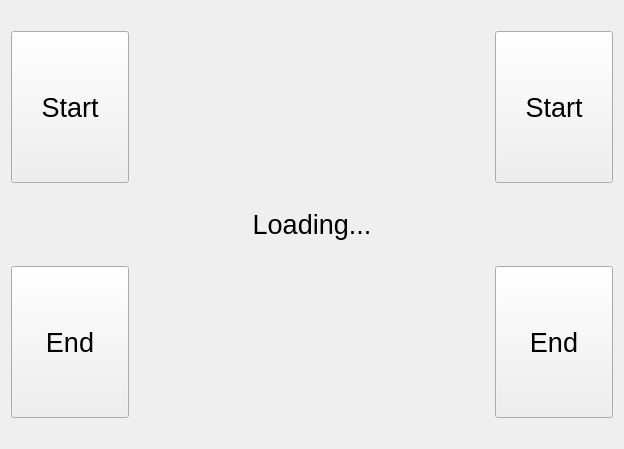
<?xml version="1.0" encoding="UTF-8"?>
<ui version="4.0">
 <class>Form</class>
 <widget class="QWidget" name="Form">
  <property name="geometry">
   <rect>
    <x>0</x>
    <y>0</y>
    <width>624</width>
    <height>449</height>
   </rect>
  </property>
  <property name="font">
   <font>
    <pointsize>14</pointsize>
   </font>
  </property>
  <property name="windowTitle">
   <string>Form</string>
  </property>
  <layout class="QHBoxLayout" name="horizontalLayout_2">
   <item>
    <layout class="QHBoxLayout" name="horizontalLayout" stretch="1,3,1">
     <item>
      <layout class="QVBoxLayout" name="verticalLayout" stretch="2,1,2">
       <property name="topMargin">
        <number>20</number>
       </property>
       <property name="bottomMargin">
        <number>20</number>
       </property>
       <item>
        <widget class="QPushButton" name="start_2">
         <property name="sizePolicy">
          <sizepolicy hsizetype="Preferred" vsizetype="Preferred">
           <horstretch>0</horstretch>
           <verstretch>0</verstretch>
          </sizepolicy>
         </property>
         <property name="minimumSize">
          <size>
           <width>0</width>
           <height>0</height>
          </size>
         </property>
         <property name="sizeIncrement">
          <size>
           <width>0</width>
           <height>0</height>
          </size>
         </property>
         <property name="baseSize">
          <size>
           <width>100</width>
           <height>100</height>
          </size>
         </property>
         <property name="font">
          <font>
           <pointsize>20</pointsize>
          </font>
         </property>
         <property name="mouseTracking">
          <bool>false</bool>
         </property>
         <property name="autoFillBackground">
          <bool>false</bool>
         </property>
         <property name="text">
          <string>Start</string>
         </property>
         <property name="autoDefault">
          <bool>false</bool>
         </property>
         <property name="default">
          <bool>false</bool>
         </property>
         <property name="flat">
          <bool>false</bool>
         </property>
        </widget>
       </item>
       <item>
        <spacer name="verticalSpacer">
         <property name="orientation">
          <enum>Qt::Vertical</enum>
         </property>
         <property name="sizeType">
          <enum>QSizePolicy::Preferred</enum>
         </property>
         <property name="sizeHint" stdset="0">
          <size>
           <width>20</width>
           <height>20</height>
          </size>
         </property>
        </spacer>
       </item>
       <item>
        <widget class="QPushButton" name="end_2">
         <property name="sizePolicy">
          <sizepolicy hsizetype="Minimum" vsizetype="Preferred">
           <horstretch>0</horstretch>
           <verstretch>0</verstretch>
          </sizepolicy>
         </property>
         <property name="font">
          <font>
           <pointsize>20</pointsize>
          </font>
         </property>
         <property name="text">
          <string>End</string>
         </property>
        </widget>
       </item>
      </layout>
     </item>
     <item>
      <widget class="QLabel" name="img">
       <property name="font">
        <font>
         <pointsize>20</pointsize>
        </font>
       </property>
       <property name="text">
        <string>Loading...</string>
       </property>
       <property name="textFormat">
        <enum>Qt::PlainText</enum>
       </property>
       <property name="scaledContents">
        <bool>false</bool>
       </property>
       <property name="alignment">
        <set>Qt::AlignCenter</set>
       </property>
      </widget>
     </item>
     <item>
      <layout class="QVBoxLayout" name="verticalLayout_2" stretch="2,1,2">
       <property name="topMargin">
        <number>20</number>
       </property>
       <property name="bottomMargin">
        <number>20</number>
       </property>
       <item>
        <widget class="QPushButton" name="start">
         <property name="sizePolicy">
          <sizepolicy hsizetype="Minimum" vsizetype="Preferred">
           <horstretch>0</horstretch>
           <verstretch>0</verstretch>
          </sizepolicy>
         </property>
         <property name="minimumSize">
          <size>
           <width>0</width>
           <height>0</height>
          </size>
         </property>
         <property name="sizeIncrement">
          <size>
           <width>0</width>
           <height>0</height>
          </size>
         </property>
         <property name="baseSize">
          <size>
           <width>100</width>
           <height>100</height>
          </size>
         </property>
         <property name="font">
          <font>
           <pointsize>20</pointsize>
          </font>
         </property>
         <property name="text">
          <string>Start</string>
         </property>
        </widget>
       </item>
       <item>
        <spacer name="verticalSpacer_2">
         <property name="orientation">
          <enum>Qt::Vertical</enum>
         </property>
         <property name="sizeType">
          <enum>QSizePolicy::Preferred</enum>
         </property>
         <property name="sizeHint" stdset="0">
          <size>
           <width>20</width>
           <height>20</height>
          </size>
         </property>
        </spacer>
       </item>
       <item>
        <widget class="QPushButton" name="end">
         <property name="sizePolicy">
          <sizepolicy hsizetype="Minimum" vsizetype="Preferred">
           <horstretch>0</horstretch>
           <verstretch>0</verstretch>
          </sizepolicy>
         </property>
         <property name="font">
          <font>
           <pointsize>20</pointsize>
          </font>
         </property>
         <property name="text">
          <string>End</string>
         </property>
        </widget>
       </item>
      </layout>
     </item>
    </layout>
   </item>
  </layout>
 </widget>
 <resources/>
 <connections/>
</ui>
